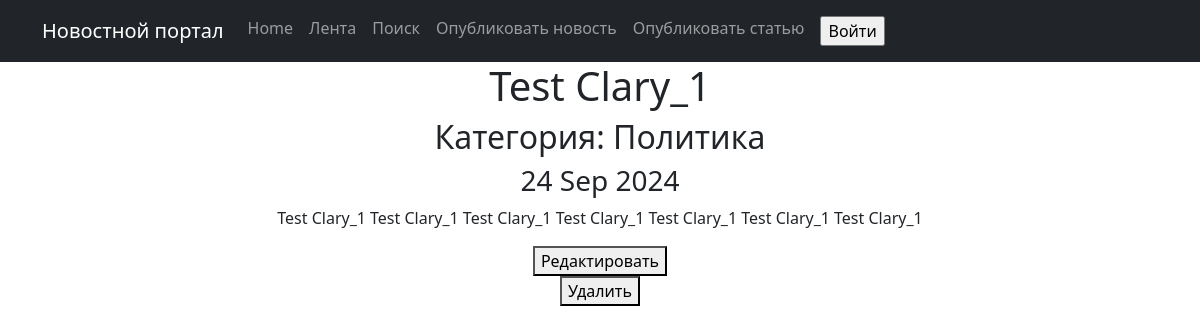
Screenshot of /posts/83 with the database file from the repository.
### news/models.py (models this page shows, shortened)
class Post(models.Model):
    article = 'AR'
    news = 'NE'
    POSITIONS = [
        (article, 'Статья'),
        (news, 'Новость')
    ]
    author = models.ForeignKey(Author, on_delete=models.CASCADE)
    time_in = models.DateField(auto_now_add=True)
    article_or_news = models.CharField(max_length=2, choices=POSITIONS, default=news)
    category = models.ManyToManyField(Category, through='PostCategory', blank=True, related_name='category')
    name = models.CharField(max_length=140, default='name')
    text = models.TextField()
    rating = models.IntegerField(default=0)

class Category(models.Model):
    name = models.CharField(max_length=30, unique=True)
    subscribers = models.ManyToManyField(User, through='SubscribersCategory', blank=True, null=True,
                                         related_name='category')
    def __str__(self):
        return self.name

### news/views.py (the view)
# urls.py: path('<int:pk>', PostDetail.as_view(), name='post_detail'),
class PostDetail(DetailView):
    model = Post
    template_name = 'post.html'
    context_object_name = 'post'
    def get_object(self, *args, **kwargs):
        obj = cache.get(f'post-{self.kwargs["pk"]}', None)
        if not obj:
            obj = super().get_object(queryset=self.queryset)
            cache.set(f'post-{self.kwargs["pk"]}', obj)
        return obj

### news/templatetags/custom_filters.py (called while the page is built)
@register.filter()
def censor(text):
    for word in Censor_list:
        text = text.replace(word[1:], '*' * len(word[1:]))
    return text

### templates/post.html (shortened to what this page needs)
{% extends 'flatpages/default.html' %}
{% load custom_filters %}
{% block content %}
<h1>{{ post.name|censor }}</h1>
<h2>Категория:
    {% for category in post.category.all %}
        {{ category }} {% if not forloop.last %}, {% endif %}
    {% endfor %}</h2>
<h3>{{ post.time_in|date:'d M Y' }}</h3>
<p>{{ post.text|censor }}</p>
<form action="{% if post.article_or_news != 'AR' %} {{ post.id }}/news/update/ {% else %} {{ post.id }}/articles/update/ {% endif %}">
    <button>Редактировать</button>
</form>
<form action="{% if post.article_or_news != 'AR' %} {{ post.id }}/news/delete/ {% else %} {{ post.id }}/articles/delete/ {% endif %}">
    <button>Удалить</button>
</form>
{% endblock content %}

### rows the page displays
Post: name|censor "Test Clary_1", time_in "24 Sep 2024", text|censor "Test Clary_1 Test Clary_1 Test Clary_1 Test Clary_1 Test Clary_1 Test Clary_1 Test Clary_1"
Category: name "Политика"
